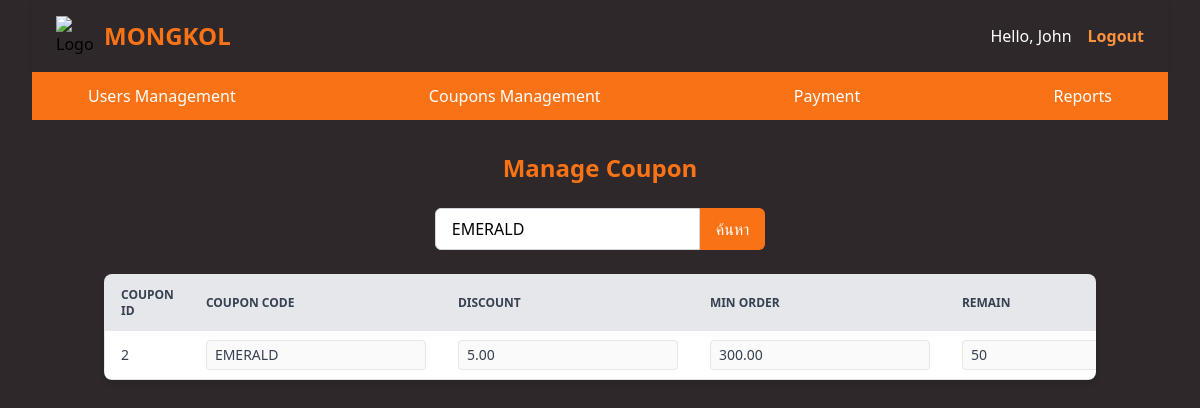
/admin/manage_coupon.php?couponCode=EMERALD (signed in), run on the app's committed database.
### tables this page shows
CREATE TABLE `tbl_coupons` (
    `coupon_ID` int(11) NOT NULL AUTO_INCREMENT,
    `couponCode` varchar(50) DEFAULT NULL,
    `discount` decimal(5,2) DEFAULT NULL,
    `minOrderValue` decimal(10,2) DEFAULT NULL,
    `expDate` date DEFAULT NULL,
    `remain` int(11) DEFAULT NULL,
    `is_delete` int(2) DEFAULT 0,
    PRIMARY KEY (`coupon_ID`)
);

### admin/manage_coupon.php (the view, shortened to what this page needs)
<!DOCTYPE html>
<html lang="en">
<head>
</head>
<body class="bg-w-full bg-[#2E282A] mr-8 ml-8">
  <?php
    require_once("../navbar/nav_admin.php");
  ?>
  <div class="container mx-auto px-4 py-8">
    <h2 class="text-2xl font-semibold mb-6 text-center text-orange-500">Manage Coupon</h2>
    <form method="GET" class="mb-6 flex justify-center">
      <input type="text" name="couponCode" placeholder="กรอก Coupon Code"
            class="px-4 py-2 border border-gray-300 rounded-l-md focus:outline-none focus:ring focus:border-blue-400"
            value="<?php echo isset($_GET['couponCode']) ? htmlspecialchars($_GET['couponCode']) : '' ?>">
      <button type="submit"
              class="px-4 py-2 bg-orange-500 text-white rounded-r-md hover:bg-orange-600 transition">
        ค้นหา
      </button>
    </form>
    <div class="overflow-x-auto shadow-md rounded-lg">
      <table class="min-w-full text-sm text-left text-gray-700 bg-white border border-gray-200">
        <thead class="bg-gray-200 text-gray-700 uppercase text-xs">
          <tr>
            <th class="px-4 py-3">Coupon ID</th>
            <th class="px-4 py-3">Coupon Code</th>
            <th class="px-4 py-3">Discount</th>
            <th class="px-4 py-3">Min Order</th>
            <th class="px-4 py-3">Remain</th>
          </tr>
        </thead>
        <tbody>
        <?php
          $searchCode = isset($_GET['couponCode']) ? $_GET['couponCode'] : '';
          $searchCode = $conn->real_escape_string($searchCode);
          $sql = "SELECT * FROM tbl_coupons";
          if (!empty($searchCode)) {
              $sql .= " WHERE couponCode LIKE '%$searchCode%'";
          }
          $result = $conn->query($sql);
          if ($result && $result->num_rows > 0) {
              while($row = $result->fetch_assoc()) {
                  $id = $row['coupon_ID'];
                  echo "<tr class='border-b hover:bg-gray-100'>";
                  echo "<td class='px-4 py-2'>{$id}</td>";
                  echo "<td class='px-4 py-2'>
                          <input type='text' id='couponCode-{$id}' value=\"{$row['couponCode']}\" disabled class='border rounded px-2 py-1'>
                        </td>";
                  echo "<td class='px-4 py-2'>
                          <input type='number' id='discount-{$id}' value=\"{$row['discount']}\" disabled class='border rounded px-2 py-1'>
                        </td>";
                  echo "<td class='px-4 py-2'>
                          <input type='number' id='minOrderValue-{$id}' value=\"{$row['minOrderValue']}\" disabled class='border rounded px-2 py-1'>
                        </td>";
                  echo "<td class='px-4 py-2'>
                          <input type='number' id='remain-{$id}' value=\"{$row['remain']}\" disabled class='border rounded px-2 py-1'>
                        </td>";
                  echo "</tr>";
              }
          } else {
              echo "<tr><td colspan='7' class='text-center px-4 py-3 text-gray-500'>ไม่พบข้อมูล</td></tr>";
          }
        ?>
        </tbody>
      </table>
    </div>
  </div>
</body>
</html>

### data on the page
tbl_coupons: coupon_ID "2", couponCode "EMERALD", discount "5.00", minOrderValue "300.00", remain "50"

### other printed values
$_SESSION["firstName"] "John"
